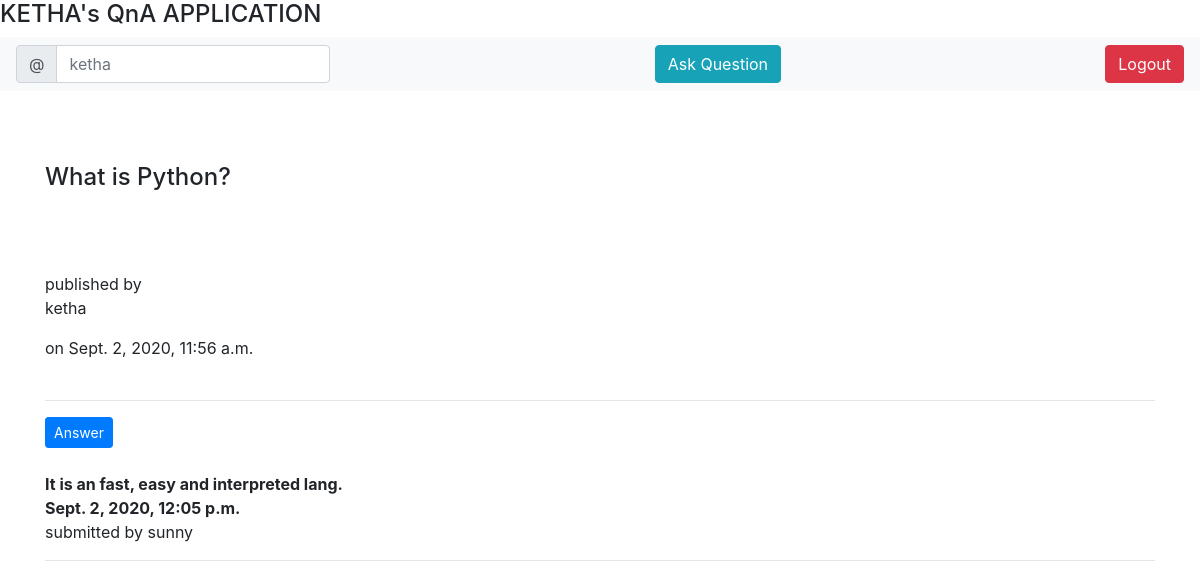
The app's page /detail/3/ (signed in) with its own data.
### qna/models.py (models this page shows, shortened)
class Question(models.Model):
	user = models.ForeignKey(get_user_model(),on_delete = models.CASCADE,null = True)
	question = models.TextField()
	timestamp = models.DateTimeField(default = timezone.now)

class Answer(models.Model):
	question = models.ForeignKey(Question,on_delete = models.CASCADE,related_name = "answers")
	answer = models.TextField()
	timestamp = models.DateTimeField(default = timezone.now)
	user = models.ForeignKey(get_user_model(),on_delete = models.CASCADE, null = True)

### qna/views.py (the view)
# urls.py: path('detail/<int:pk>/',QuestionDetail.as_view(), name = 'detail'),
class QuestionDetail(LoginRequiredMixin,DetailView):
    model = Question

### qna/templates/qna/question_detail.html
{% extends 'base.html' %}
{% block content %}
<br><br><br>
<h4>{{object.question}}</h4><br>
<br><br>
published by <p>{{object.user}}</p> on {{object.timestamp}}<br>
<br><hr>
<a class="btn btn-primary btn-sm" href="{% url 'answer' object.id %}" role="button">Answer</a>
<br><br>
{% for i in question.answers.all %}
<b>{{i.answer}}</b><br>
<b>{{i.timestamp}}</b><br>
submitted by {{i.user}}
<hr>
{% empty %}
No Answers
{% endfor %}
{% endblock %}

### qna/templates/base.html (shortened to what this page needs)
{% load static %}
<!DOCTYPE html>
<html>
<head>
<link rel="stylesheet" href="https://stackpath.bootstrapcdn.com/bootstrap/4.5.0/css/bootstrap.min.css">
</head>
<body>
<h4>KETHA's QnA APPLICATION</h4>
<nav class="navbar navbar-light bg-light">
  <form class="form-inline">
	<div class="input-group">
  	<div class="input-group-prepend">
    	<span class="input-group-text" id="basic-addon1">@</span>
  	</div>
  	<input type="text" class="form-control" placeholder="{{request.user}}" aria-label="Username" aria-describedby="basic-addon1">
	</div>
  </form>
  	{% if user.is_authenticated %}
  	<a class = "btn btn-info" href="{% url 'post' %}">Ask Question</a>
  	<a class = "btn btn-danger" href="{% url 'logout' %}">Logout</a>
  	{% else %}
  	<a class= "btn btn-danger" href="{% url 'signup' %}">Register</a>
  	{% endif %}
</nav>
<div class="container">
  {% block content %}
  {% endblock %}
</div>
</body>
</html>

### records on screen
Question: question "What is Python?", user "ketha", timestamp "Sept. 2, 2020, 11:56 a.m."
Answer: answer "It is an fast, easy and interpreted lang.", timestamp "Sept. 2, 2020, 12:05 p.m.", user "sunny"
